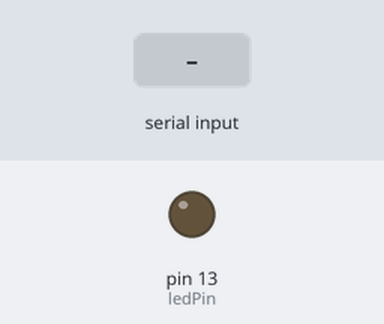
Bench run of a sketch on a simulated Arduino Uno, built with avr-gcc and run on an emulated ATmega328P. On the bench: output pins drawn as LEDs (lit = HIGH). The test bench sets the inputs (shaded band).

Above: at 1.2 s.
1.3 s: "90,45\n" received over Serial
At 1.55 s:
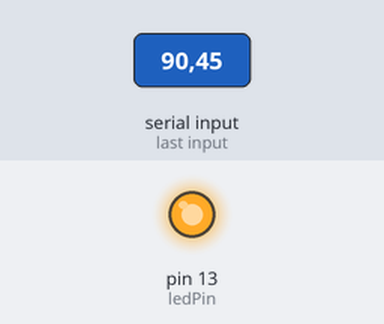
Timing chart, 0 to 8.5 s (numbered marks = the images above; inputs shaded):
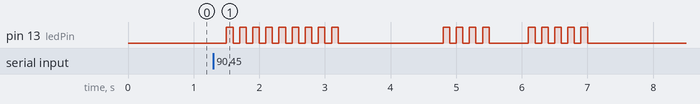

Measured:
- after the input at 1.3 s, pin 13 (ledPin): LOW → HIGH after 0.20 s, → LOW 0.10 s later, → HIGH 0.10 s later, → LOW 0.10 s later, … (36 changes in this stretch)

The sketch:

AtoP.ino
```cpp
const int ledPin = 13;

void setup()
{ pinMode(ledPin, OUTPUT);
    Serial.begin(9600);
}

void loop()
{
    if (Serial.available()) {
        blink(Serial.read() - '0'); // convert the character '1'-'9' to decimal 1-9
    }
    delay(500);
}

void blink(int numberOfTimes){

    for (int i = 0; i < numberOfTimes; i++) {
        digitalWrite(ledPin, HIGH);
        delay(100);
        digitalWrite(ledPin, LOW);
        delay(100);
    }
}
```
